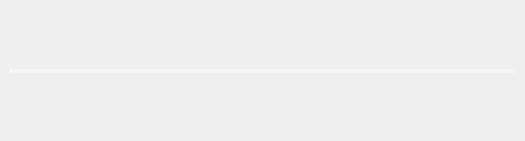
<?xml version="1.0" encoding="UTF-8"?>
<ui version="4.0">
 <class>Dialog</class>
 <widget class="QDialog" name="Dialog">
  <property name="geometry">
   <rect>
    <x>0</x>
    <y>0</y>
    <width>525</width>
    <height>141</height>
   </rect>
  </property>
  <property name="minimumSize">
   <size>
    <width>525</width>
    <height>141</height>
   </size>
  </property>
  <property name="maximumSize">
   <size>
    <width>525</width>
    <height>141</height>
   </size>
  </property>
  <property name="windowTitle">
   <string>我的音乐</string>
  </property>
  <property name="windowIcon">
   <iconset resource="image.qrc">
    <normaloff>:/image/image/ios8_Music_32px_1173465_easyicon.net.png</normaloff>:/image/image/ios8_Music_32px_1173465_easyicon.net.png</iconset>
  </property>
  <property name="styleSheet">
   <string notr="true">/*QDialog#Dialog
{

    border:1px solid #5F5F5F;
	
	border-radius:0px;
}*/</string>
  </property>
  <widget class="QPushButton" name="pushButton">
   <property name="geometry">
    <rect>
     <x>130</x>
     <y>80</y>
     <width>48</width>
     <height>48</height>
    </rect>
   </property>
   <property name="styleSheet">
    <string notr="true">QPushButton
{

	background-image: url(:/image/image/control_rewind_48px_1116022_easyicon.net.png);
background-color: rgba(255, 255, 255,0);
border-style:outset;
border-color:rgba(255,255,255,0);
border-radius:4px;

}
QPushButton:hover{



	background-color: rgb(255, 255, 255,100);


}
QPushButton:pressed{
	background-color: rgba(95, 95, 95,100);
border-color:rgba(255,255,255,30);
border-style:inset;
color:rgba(0,0,0,100);

}
</string>
   </property>
   <property name="text">
    <string/>
   </property>
  </widget>
  <widget class="QPushButton" name="pushButton_2">
   <property name="geometry">
    <rect>
     <x>230</x>
     <y>80</y>
     <width>48</width>
     <height>48</height>
    </rect>
   </property>
   <property name="styleSheet">
    <string notr="true">QPushButton
{


background-color: rgba(255, 255, 255,0);
border-style:outset;
border-color:rgba(255,255,255,0);
border-radius:4px;

}
QPushButton:hover{



	background-color: rgb(255, 255, 255,100);


}
QPushButton:pressed{
	background-color: rgba(95, 95, 95,100);
border-color:rgba(255,255,255,30);
border-style:inset;
color:rgba(0,0,0,100);

}
</string>
   </property>
   <property name="text">
    <string/>
   </property>
  </widget>
  <widget class="QPushButton" name="pushButton_3">
   <property name="geometry">
    <rect>
     <x>330</x>
     <y>80</y>
     <width>48</width>
     <height>48</height>
    </rect>
   </property>
   <property name="styleSheet">
    <string notr="true">QPushButton
{

	background-image: url(:/image/image/control_fastforward_48px_1116016_easyicon.net.png);
background-color: rgba(255, 255, 255,0);
border-style:outset;
border-color:rgba(255,255,255,0);
border-radius:4px;

}
QPushButton:hover{



	background-color: rgb(255, 255, 255,100);


}
QPushButton:pressed{
	background-color: rgba(95, 95, 95,100);
border-color:rgba(255,255,255,30);
border-style:inset;
color:rgba(0,0,0,100);

}
</string>
   </property>
   <property name="text">
    <string/>
   </property>
  </widget>
  <widget class="QSlider" name="horizontalSlider">
   <property name="geometry">
    <rect>
     <x>10</x>
     <y>60</y>
     <width>505</width>
     <height>22</height>
    </rect>
   </property>
   <property name="cursor">
    <cursorShape>PointingHandCursor</cursorShape>
   </property>
   <property name="styleSheet">
    <string notr="true">
    QSlider::add-page:Horizontal
     {     
background-color: rgba(255, 255, 255,100);
        height:4px;  
     } 
     QSlider::sub-page:Horizontal   
    {  
background-color: rgb(255, 255, 255);
        height:4px;
     }
    QSlider::groove:Horizontal   
    { 
        background:transparent; 
        height:4px;
    }  
    QSlider::handle:Horizontal  
    { 
        height:16px; 
        width:16px; 
	
	border-image: url(:/image/image/圆形 (9).png);
  margin: -6 0px; 
    }
      
</string>
   </property>
   <property name="orientation">
    <enum>Qt::Horizontal</enum>
   </property>
  </widget>
  <widget class="QLabel" name="label">
   <property name="geometry">
    <rect>
     <x>60</x>
     <y>10</y>
     <width>351</width>
     <height>21</height>
    </rect>
   </property>
   <property name="styleSheet">
    <string notr="true">font: 75 11pt &quot;Comic Sans MS&quot;;
color: rgb(112, 112, 112);</string>
   </property>
   <property name="text">
    <string/>
   </property>
  </widget>
  <widget class="QLabel" name="label_2">
   <property name="geometry">
    <rect>
     <x>60</x>
     <y>40</y>
     <width>101</width>
     <height>20</height>
    </rect>
   </property>
   <property name="styleSheet">
    <string notr="true">font: 75 italic 9pt &quot;Comic Sans MS&quot;;
color: rgb(112, 112, 112);</string>
   </property>
   <property name="text">
    <string/>
   </property>
  </widget>
  <widget class="QPushButton" name="pushButton_4">
   <property name="geometry">
    <rect>
     <x>488</x>
     <y>5</y>
     <width>32</width>
     <height>32</height>
    </rect>
   </property>
   <property name="styleSheet">
    <string notr="true">QPushButton
{

	background-image: url(:/image/image/叉号.png);
background-color: rgba(255, 255, 255,0);
border-style:outset;
border-color:rgba(255,255,255,0);
border-radius:4px;

}
QPushButton:hover{



	background-color: rgb(255, 255, 255,100);


}
QPushButton:pressed{
	background-color: rgba(95, 95, 95,100);
border-color:rgba(255,255,255,30);
border-style:inset;
color:rgba(0,0,0,100);

}
</string>
   </property>
   <property name="text">
    <string/>
   </property>
  </widget>
  <widget class="QPushButton" name="pushButton_5">
   <property name="geometry">
    <rect>
     <x>448</x>
     <y>5</y>
     <width>32</width>
     <height>32</height>
    </rect>
   </property>
   <property name="styleSheet">
    <string notr="true">QPushButton
{

	background-image: url(:/image/image/最小化 (1).png);

background-color: rgba(255, 255, 255,0);
border-style:outset;
border-color:rgba(255,255,255,0);
border-radius:4px;

}
QPushButton:hover{



	background-color: rgb(255, 255, 255,100);


}
QPushButton:pressed{
	background-color: rgba(95, 95, 95,100);
border-color:rgba(255,255,255,30);
border-style:inset;
color:rgba(0,0,0,100);

}
</string>
   </property>
   <property name="text">
    <string/>
   </property>
  </widget>
  <widget class="QPushButton" name="pushButton_7">
   <property name="geometry">
    <rect>
     <x>10</x>
     <y>90</y>
     <width>32</width>
     <height>32</height>
    </rect>
   </property>
   <property name="styleSheet">
    <string notr="true">QPushButton
{


background-color: rgba(255, 255, 255,0);
border-style:outset;
border-color:rgba(255,255,255,0);
border-radius:4px;

}
QPushButton:hover{



	background-color: rgb(255, 255, 255,100);


}
QPushButton:pressed{
	background-color: rgba(95, 95, 95,100);
border-color:rgba(255,255,255,30);
border-style:inset;
color:rgba(0,0,0,100);

}
</string>
   </property>
   <property name="text">
    <string/>
   </property>
  </widget>
  <widget class="QPushButton" name="pushButton_8">
   <property name="geometry">
    <rect>
     <x>480</x>
     <y>90</y>
     <width>32</width>
     <height>32</height>
    </rect>
   </property>
   <property name="styleSheet">
    <string notr="true">QPushButton
{


background-color: rgba(255, 255, 255,0);
border-style:outset;
border-color:rgba(255,255,255,0);
border-radius:4px;

}

</string>
   </property>
   <property name="text">
    <string/>
   </property>
  </widget>
  <widget class="QPushButton" name="pushButton_6">
   <property name="geometry">
    <rect>
     <x>5</x>
     <y>5</y>
     <width>48</width>
     <height>48</height>
    </rect>
   </property>
   <property name="styleSheet">
    <string notr="true">QPushButton
{

	background-image: url(:/image/image/ios8_Music_48px_1173465_easyicon.net.png);

background-color: rgba(255, 255, 255,0);
border-style:outset;
border-color:rgba(255,255,255,0);
border-radius:4px;

}
QPushButton:hover{



	background-color: rgb(255, 255, 255,100);


}
QPushButton:pressed{
	background-color: rgba(95, 95, 95,100);
border-color:rgba(255,255,255,30);
border-style:inset;
color:rgba(0,0,0,100);

}
</string>
   </property>
   <property name="text">
    <string/>
   </property>
  </widget>
 </widget>
 <resources>
  <include location="image.qrc"/>
 </resources>
 <connections/>
</ui>
